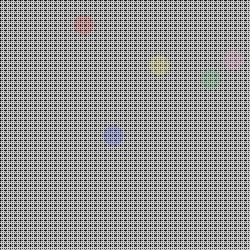
Frame 1 (no input)
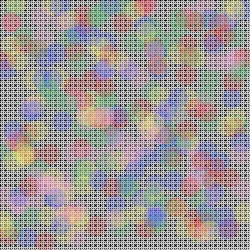
Frame 60 (the mouse pressed at the canvas centre just before this capture)
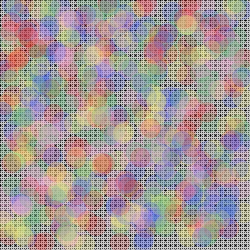
Frame 120 (the mouse held since frame 60 and released just before this capture)

The Processing sketch that drew these frames (run headless with seeded random() and noise(); from frame 60 on, the mouse is pressed at the canvas centre):

// Processing sketch: processing_18516
// ── processing_18516.pde

float y=50.0;
float speed = 20;
float radius = 10.0;
int direction=1;

void setup(){

    size (250, 250);

for(int y=20; y<=280; y+=5){
  for(int x=20; x<=280; x+=5){
    strokeWeight (2);
    point (x-20, y-20);
  }
}

for(int y=20; y<=280; y+=2){
  for(int x=20; x<=280; x+=2){
    strokeWeight (1);
    point (x-20, y-20);
    //repetitive points to create a rough patter
  }}
  
  
smooth();
noStroke();
ellipseMode(RADIUS);
}

void draw(){
y+=speed*direction;
fill (245,241,124,60);
ellipse(random(2,245),random (2,245),radius, radius);
fill (247,172,216,60);
ellipse(random(2,245),random (2,245),radius, radius);
fill (98,193,125,60);
ellipse(random(2,245),random (2,245),radius, radius);
fill (67,93,255,50);
ellipse(random(2,245),random (2,245),radius, radius);
fill (255,28,28,40);
ellipse(random(2,245),random (2,245),radius, radius);
//circles to move randomly to create a soft patter

if((y>height-radius) ||(y<radius)) {
direction = -direction;
}
}



  
  
